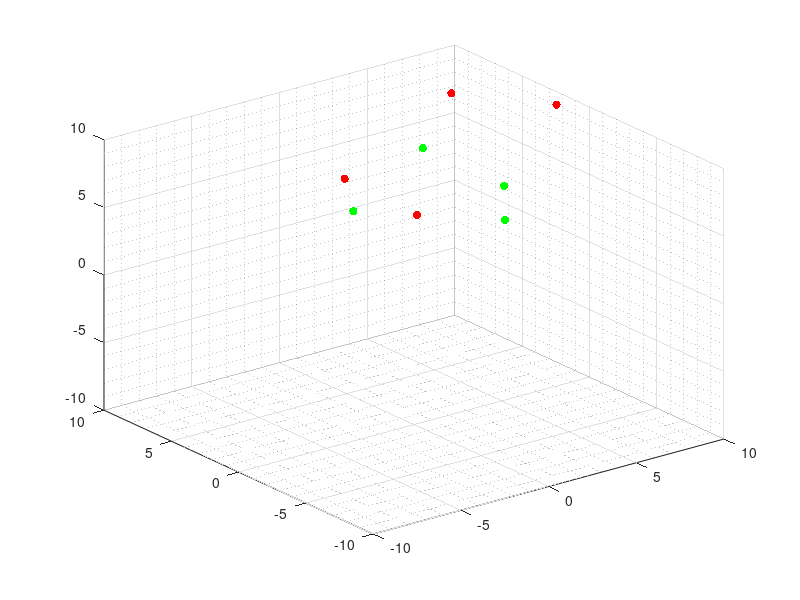

Write MATLAB code to recreate this figure. (Note: this script raises an error after producing the figure.)
% =========================================================================
% SIMULACIÓN DEL PROBLEMA DE FORMACIÓN EN 3D CON CONTROL DE COLISIONES
% =========================================================================
% Autor: Kenneth Andree Aldana Corado
% Última modificación: 10/15/2022
% Basado en: "Simulación de control de formación sin modificaciones"
% de Andrea Maybell Peña Echeverría
% =========================================================================
% El siguiente script implementa la simulación de la ecuación modificada
% de consenso para el caso del consenso en una formación con evasión de
% colisiones.
% =========================================================================

%% Inicialización del mundo
gridsize = 10; % tamaño del espacio tridimensional
initsize = 10;
N = 8; % Definir la cantidad de agentes
dt = 0.01; % Tiempo de muestreo
T = 20; % Tiempo máximo de simulación

% Inicialización de la posición de los agentes
X = initsize*rand(3,N); 
Xi = X; % Vector de posición de los agentes

% Inicialización de la velocidad de los agentes
V = zeros(3,N);

%% Grafico de posición inicial de los agentes
%  Se utiliza distinción de color por agentes
%    Rojo:    agente 1
%    Verde:   agente 2

color = [255 0 0;
         255 0 0;
         255 0 0;
         255 0 0;
         0 255 0;
         0 255 0;
         0 255 0;
         0 255 0];    
% Se define la representación gráfica como gráfico de dispersión en 3D
agents = scatter3(X(1,:),X(2,:),X(3,:),[],color,'filled');
grid minor;
xlim([-gridsize, gridsize]);
ylim([-gridsize, gridsize]);
zlim([-gridsize, gridsize]);

%% Selección matriz y parámetros del sistema
d = MatrizF(2);    % matriz de formación
r = 1;               % radio agentes

%% Inicialización de simulación
t = 0;
ciclos = 1; % Contador de ciclos para finalizar la formación
historico = zeros(100*T,N); % Variable que almacena la velocidad de los agentes
hX = zeros(100*T,N); % Variables para almacenamiento de posición de los agentes
hY = zeros(100*T,N);
hZ = zeros(100*T,N);
cambio = 0; % Variable para el cambio de ecuación de consenso

while(t < T)
    for i = 1:N
        E = 0;
        for j = 1:N
            dist = X(:,i)- X(:,j); % vector de distancia entre agente i y j 
            mdist = norm(dist);    % norma euclidiana vector xi - xj
            dij = d(i,j);        % distancia deseada entre agentes i y j
            
            % Se calcula el peso para la ecuación
            if(mdist == 0)
                w = 0;
            else
                switch cambio
                    case 0
                        % Ecuación de consenso modificada para acercamiento
                        w = (mdist - (2*(r + 1)))/(mdist - (r + 1))^2; 
                    case 1
                        % Ecuación de consenso modificada para evitar
                        % colisiones y formarse
                        w = (4*(mdist - dij)*(mdist - r) - 2*(mdist - dij)^2)/(mdist*(mdist - r)^2); 
                end 
            end
            % Tensión de aristas entre agentes
            E = E + w.*dist;
        end
       
        % Actualización de velocidad
        V(:,i) = -1*E;

    end
    % Al llegar muy cerca de la posición deseada del controlador, se realiza cambio de control
    if(norm(V) < 2)
        cambio = 1;
    end
    % Actualización de la posición de los agentes
    X = X + V*dt;
    
    % Almacenamiento de variables para graficar
    for a = 1:N
        hX(ciclos,a)= X(1,a);
        hY(ciclos,a)= X(2,a);
        hZ(ciclos,a)= X(3,a);
    end
    historico(ciclos,:) = (sum(V.^2,1)).^0.5;
    
    % Se actualiza la gráfica, se muestra el movimiento y se incrementa el
    % tiempo
    agents.XData = X(1,:);
    agents.YData = X(2,:);
    agents.ZData = X(3,:);
    pause(dt);
    t = t + dt;
    ciclos = ciclos + 1;
end

% Grafico de la norma de la velocidad de los agentes
figure(1);
plot(0:dt:T-0.01,historico);
xlabel('Tiempo (segundos)');
ylabel('Velocidad (unidades/segundo)');
ylim([-1,inf])

% Grafico de posición inicial y final de los agentes, adicionalmente se
% superpone su trayectoria.
figure(2);
hold on;
grid on;
plot3(hX,hY,hZ,'--');
xlabel('Posición en eje X (u.a)');
ylabel('Posición en eje Y (u.a)');
zlabel('Posición en eje Z (u.a)');
scatter3(Xi(1,:),Xi(2,:),Xi(3,:),[], 'k');
scatter3(X(1,:),X(2,:),X(3,:),[], 'k', 'filled');
hold off;
